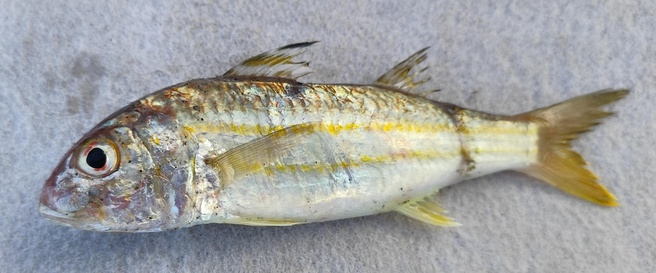
#> input picture dataset_pipeline/public_reference_images/class_2_upeneus_sulphureus/FG-C2-010_upeneus_sulphureus.jpg, 656 x 273 px, shrunk from 2801 x 1168 before the run; its folder holds 4 pictures in this run
$ python inspect_c2_images_visual.py
#> lines starting #> are read from the running program, lines starting #| are printed output that depends on the picture
import os
import cv2
import numpy as np
from pathlib import Path
from PIL import Image

DIR_C2 = Path(r"c:\TUGAS-TUGAS KULIAH\SEMESTER 5\ASIK VOL VI\dataset_pipeline\public_reference_images\class_2_upeneus_sulphureus")

for img_path in sorted(DIR_C2.glob("*.jpg")):
    img = cv2.imread(str(img_path))
#> img is the input picture: shape (273, 656, 3); mean B, G, R 159.2, 161.4, 161.1
    h, w, c = img.shape
#> h = 273; w = 656; c = 3
    # Calculate average color
    mean_bgr = cv2.mean(img)[:3]
#> mean_bgr = (159.2, 161.4, 161.1)
    mean_rgb = (round(mean_bgr[2], 1), round(mean_bgr[1], 1), round(mean_bgr[0], 1))
#> mean_rgb = (161.1, 161.4, 159.2)

    # Check brightness and contrast
    gray = cv2.cvtColor(img, cv2.COLOR_BGR2GRAY)
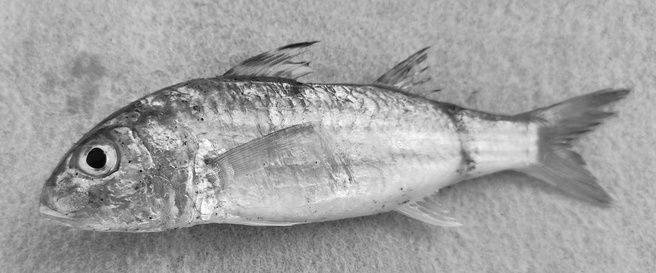
#> gray: shape (273, 656); min 1, max 255, mean 161
    mean_lum = round(np.mean(gray), 1)
#> mean_lum = 161
    std_lum = round(np.std(gray), 1)
#> std_lum = 33.1

    print(f"File: {img_path.name}")
    print(f"  Dimensions: {w}x{h} ({w/h:.2f}:1)")
#|   Dimensions: 656x273 (2.40:1)
    print(f"  Mean RGB: {mean_rgb} | Lum: {mean_lum} (std {std_lum})")
#|   Mean RGB: (161.1, 161.4, 159.2) | Lum: 161.0 (std 33.1)
#> pass 2 of the loop `for img_path in sorted(DIR_C2.glob("*.jpg")):`:
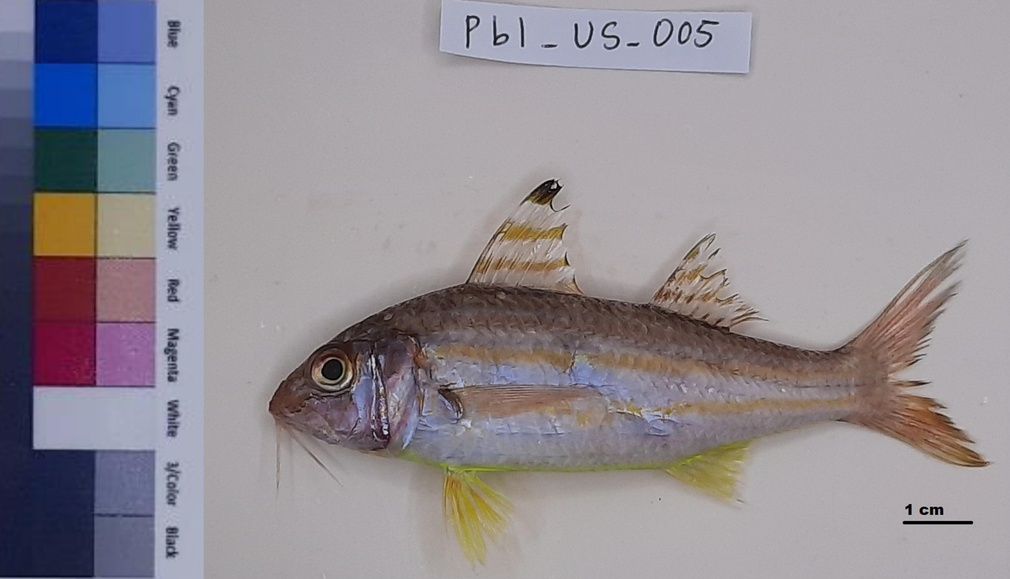
#> input picture dataset_pipeline/public_reference_images/class_2_upeneus_sulphureus/FG-C2-011_upeneus_sulphureus.jpg, 1010 x 579 px, shrunk from 4314 x 2475 before the run
#> img is the input picture: shape (579, 1010, 3); mean B, G, R 148, 141.4, 147.4
#> mean_bgr = (148, 141.4, 147.4)
#> mean_rgb = (147.4, 141.4, 148)
#> `gray = cv2.cvtColor(img, cv2.COLOR_BGR2GRAY)`:
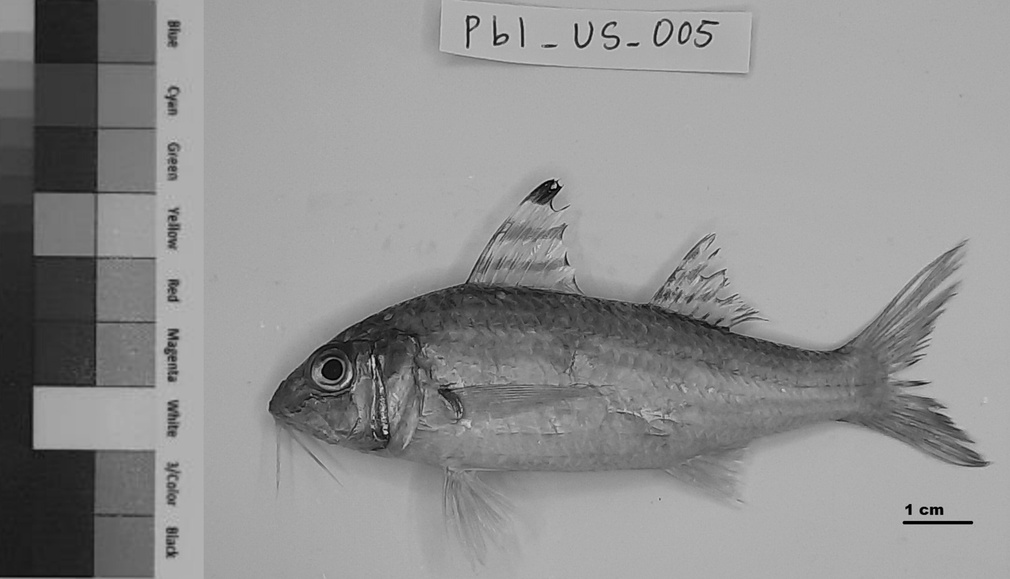
#> gray: shape (579, 1010); min 0, max 219, mean 143.9
#> mean_lum = 143.9
#> std_lum = 42.2
#|   Dimensions: 1010x579 (1.74:1)
#|   Mean RGB: (147.4, 141.4, 148.0) | Lum: 143.9 (std 42.2)
#> pass 3 of the loop `for img_path in sorted(DIR_C2.glob("*.jpg")):`:
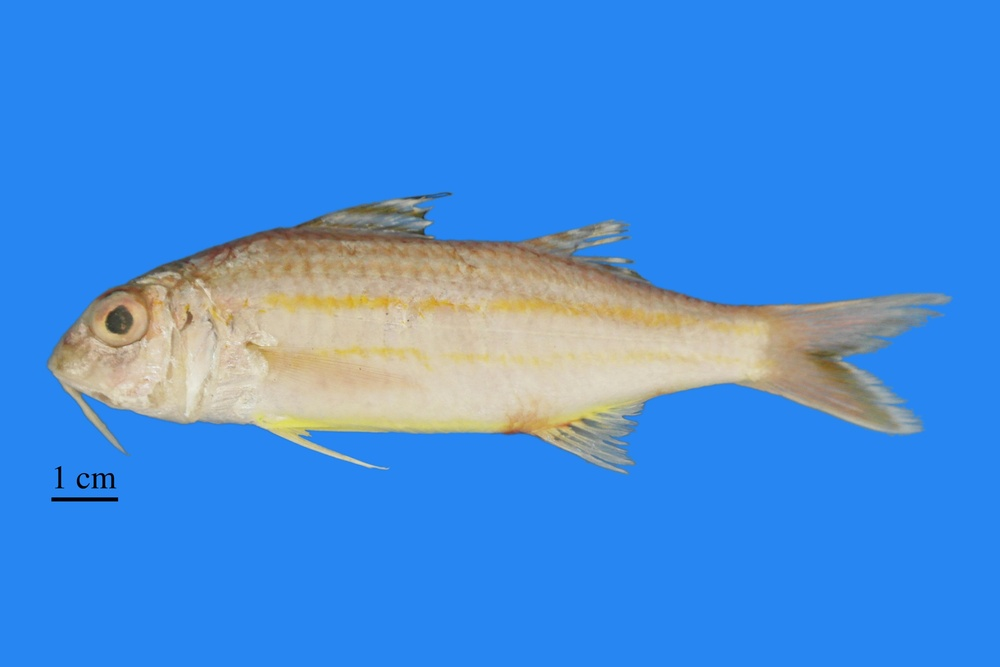
#> input picture dataset_pipeline/public_reference_images/class_2_upeneus_sulphureus/FG-C2-012_upeneus_sulphureus.jpg, 1000 x 667 px, shrunk from 4272 x 2848 before the run
#> img is the input picture: shape (667, 1000, 3); mean B, G, R 221.2, 141.5, 69.2
#> mean_bgr = (221.2, 141.5, 69.24)
#> mean_rgb = (69.2, 141.5, 221.2)
#> `gray = cv2.cvtColor(img, cv2.COLOR_BGR2GRAY)`:
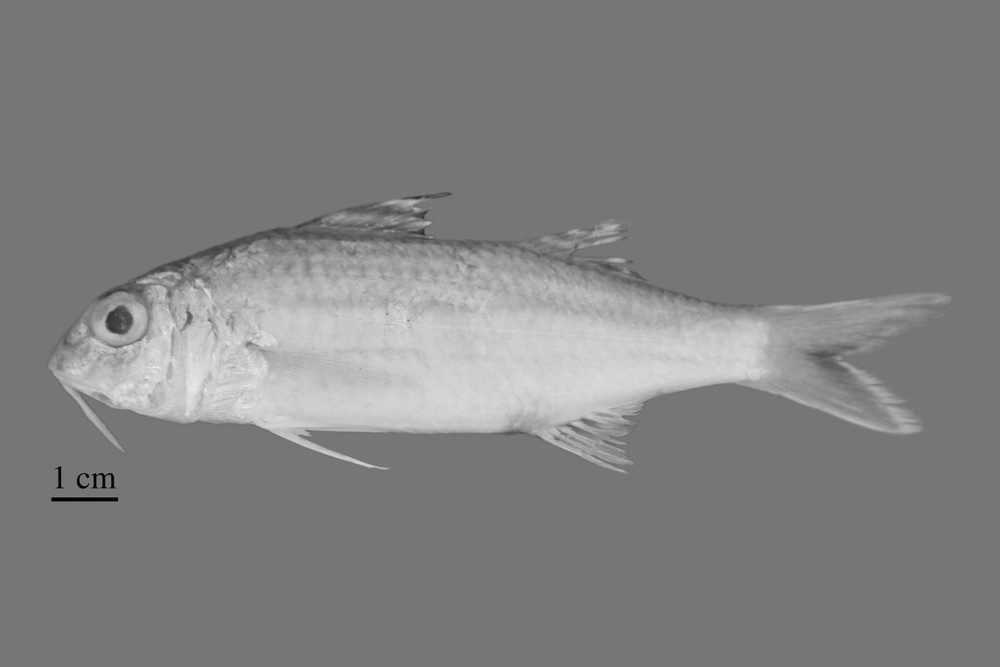
#> gray: shape (667, 1000); min 3, max 239, mean 129.1
#> mean_lum = 129.1
#> std_lum = 26.9
#|   Dimensions: 1000x667 (1.50:1)
#|   Mean RGB: (69.2, 141.5, 221.2) | Lum: 129.1 (std 26.9)
#> the loop made 4 passes; the first 3 are shown
